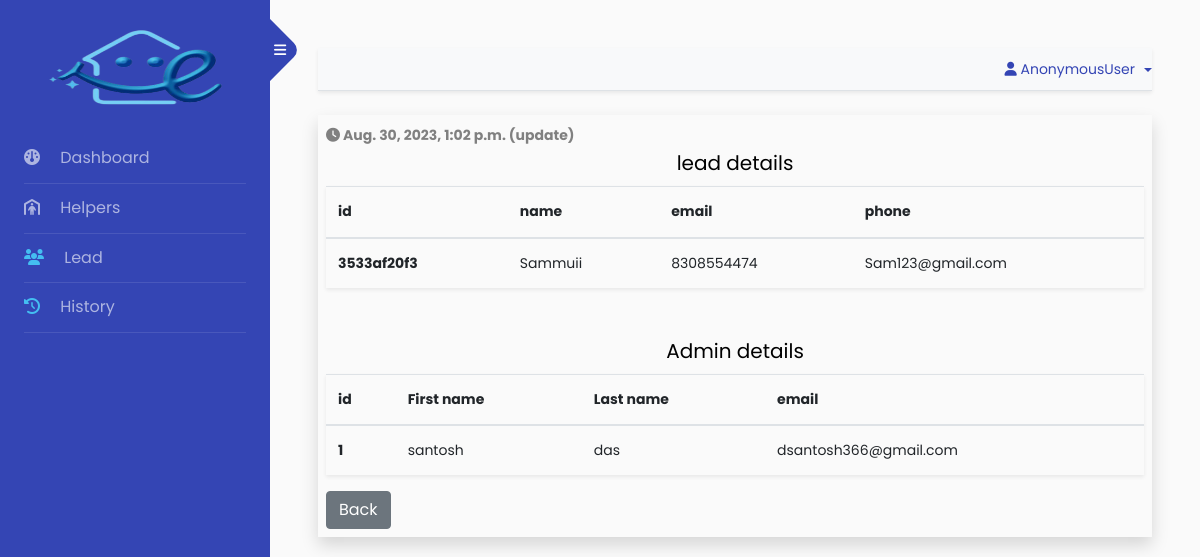
The app's page /history_view/44 with its own data.
### app/models.py (models this page shows, shortened)
class HistoryModel(models.Model):
    lead = models.ForeignKey(leadHistoryModel,on_delete=models.CASCADE,null=True,blank=True)
    helper = models.ForeignKey(HelperHistoryModel,on_delete=models.CASCADE,null=True,blank=True)
    date = models.DateTimeField(auto_now_add=True)

class leadHistoryModel(models.Model):
    lead_id = models.CharField(max_length=20,null=True,blank=True)
    name = models.CharField(max_length=100,null=False,blank=False)
    phone = models.IntegerField(null=False,blank=False)
    email = models.CharField(max_length=100,null=True,blank=True)
    admin_user = models.ForeignKey(User,on_delete=models.DO_NOTHING,null=True,blank=True)
    create_date = models.DateTimeField(auto_now_add=True)
    update_date = models.DateTimeField(null=True,blank=True)
    history_status = models.CharField(max_length=100,choices=HISTORY_STATUS,default='create')

### backnd/views.py (the view)
# urls.py: path('history_view/<id>',HistoryDetailsView,name='history_view'),
def HistoryDetailsView(request,id):
    data = {
      'data':HistoryModel.objects.get(id = id)
    }
    return render(request,"history_details.html",data)

### templates/history_details.html (shortened to what this page needs)
{% extends 'index.html' %}
{% block body %}
{% if data.lead %}
<div class='mt-4 shadow p-2'>
    <span>
        <b><i class="fa-solid fa-clock"></i>   {{data.date}} ({{data.lead.history_status}})</b>
    </span>
    <table class="table shadow-sm p-2 mb-5">
        <h5 class='text-center'>lead details</h5>
        <thead>
          <tr>
            <th scope="col">id</th>
            <th scope="col">name</th>
            <th scope="col">email</th>
            <th scope="col">phone</th>
          </tr>
        </thead>
        <tbody>
          <tr>
            <th scope="row">{{data.lead.lead_id}}</th>
            <td>{{data.lead.name}}</td>
            <td>{{data.lead.phone}}</td>
            <td>{{data.lead.email}}</td>
          </tr>
        </tbody>
    </table>
    <table class="table shadow-sm p-2 ">
        <h5 class='text-center'>Admin details</h5>
        <thead>
          <tr>
            <th scope="col">id</th>
            <th scope="col">First name</th>
            <th scope="col">Last name</th>
            <th scope="col">email</th>
          </tr>
        </thead>
        <tbody>
          <tr>
            <th scope="row">{{data.lead.admin_user.id}}</th>
            <td>{{data.lead.admin_user.first_name}}</td>
            <td>{{data.lead.admin_user.last_name}}</td>
            <td>{{data.lead.admin_user.email}}</td>
          </tr>
        </tbody>
    </table>
    <a href="{% url 'history' %}" class='btn btn-secondary'>Back</a>
</div>
{% endif %}
{% endblock body %}

### records on screen
HistoryModel: date "Aug. 30, 2023, 1:02 p.m.", lead.history_status "update", lead.lead_id "3533af20f3", lead.name "Sammuii", lead.phone "8308554474", lead.email "Sam123@gmail.com", lead.admin_user.id "1", lead.admin_user.first_name "santosh", lead.admin_user.last_name "das", lead.admin_user.email "dsantosh366@gmail.com"

### other values on screen
{{ request.user }} "AnonymousUser"
